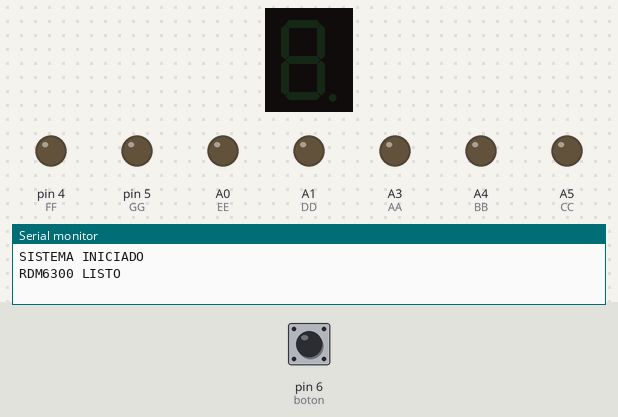
This sketch was run on a simulated Arduino Uno, built with avr-gcc and run on an emulated ATmega328P. Shown: 1-digit seven-segment display, output pins drawn as LEDs (lit = HIGH), the last lines printed to the serial monitor. Wiring (inferred from the names in the program): 1-digit 7-segment display, segments lit when HIGH: segments pin 13, pin 12, pin 11, pin 10, pin 9, pin 8, pin 7. The test bench sets the inputs (shaded band); at power-on: pin 6 (boton) HIGH. Random numbers use the default seed unless the sketch sets one; the segment pins are drawn as the display they are named for; pins used as bus, display or sensor lines are not drawn.

Above: at 1.2 s.
1.3 s: pin 6 (boton) pulled LOW for 0.15 s
At 2.0 s:
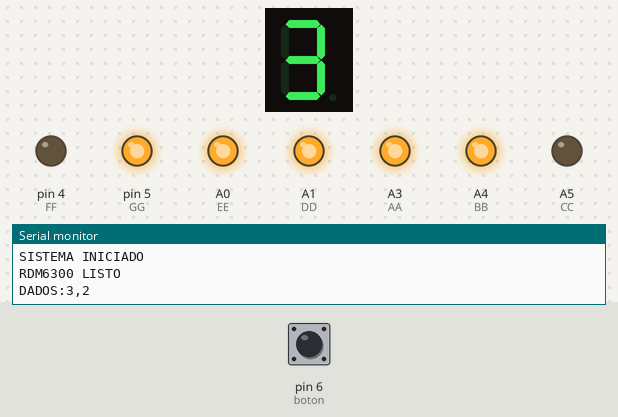
2.9 s: pin 6 (boton) pulled LOW for 1 s
At 3.2 s:
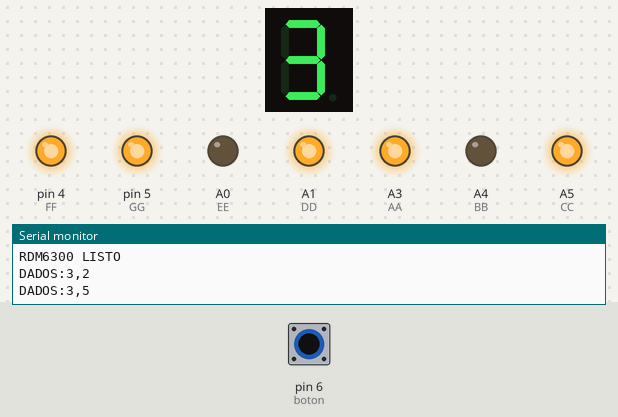
5.4 s: pin 6 (boton) pulled LOW for 0.15 s
At 6.3 s:
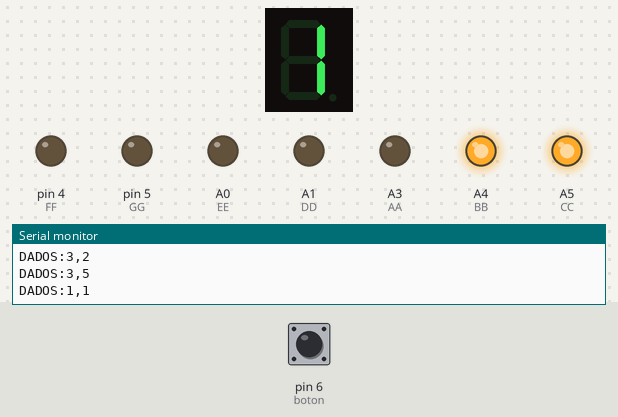
7.0 s: pin 6 (boton) pulled LOW for 3.2 s
At 7.5 s:
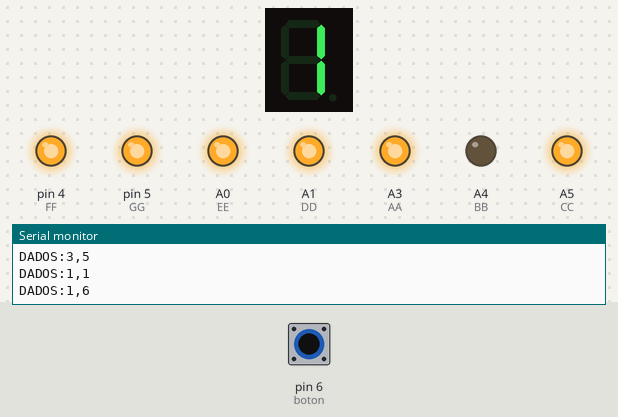
11.7 s: pin 6 (boton) pulled LOW for 0.15 s
At 12.3 s:
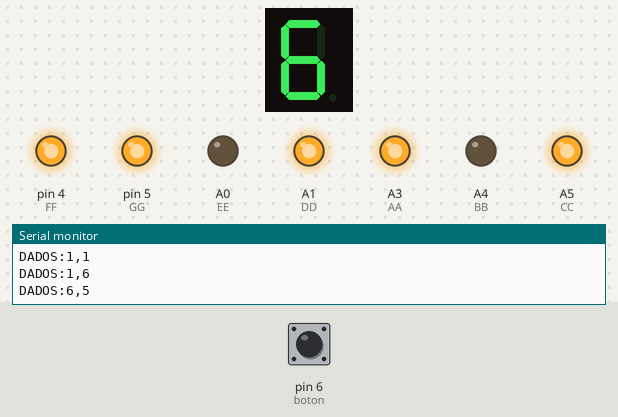
13.3 s: pin 6 (boton) pulled LOW for 1 s
At 14.7 s:
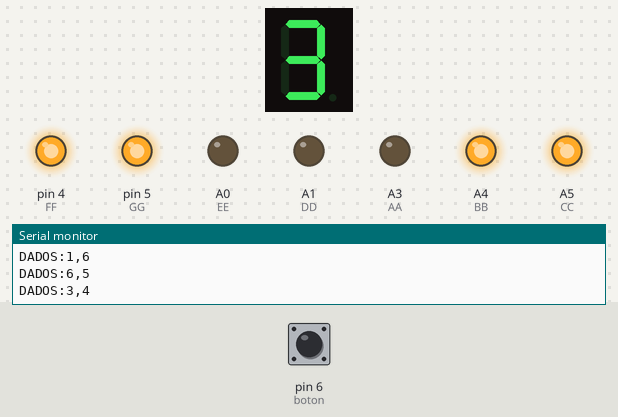
Timing chart, 0 to 16.3 s (numbered marks = the images above; inputs shaded):
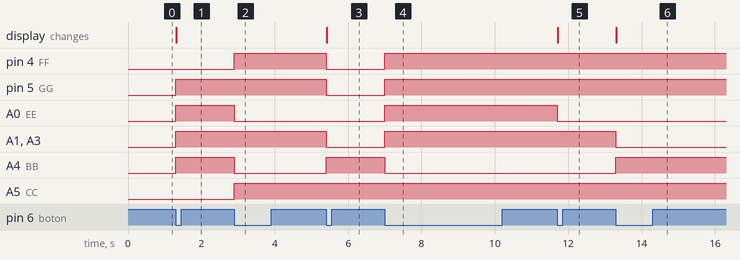

Measured:
- after the input at 1.3 s, pin 5 (GG), A0 (EE), A1 (DD), A3 (AA), A4 (BB): LOW → HIGH at once; the display: changes at once (image 1)
- after the input at 2.9 s, pin 4 (FF), A5 (CC): LOW → HIGH at once; A0 (EE), A4 (BB): HIGH → LOW at once
- after the input at 5.4 s, pin 4 (FF), pin 5 (GG), A1 (DD), A3 (AA): HIGH → LOW at once; A4 (BB): LOW → HIGH at once; the display: changes at once (image 3)
- after the input at 7.0 s, pin 4 (FF), pin 5 (GG), A0 (EE), A1 (DD), A3 (AA): LOW → HIGH at once; A4 (BB): HIGH → LOW at once
- after the input at 11.7 s, A0 (EE): HIGH → LOW at once; the display: changes at once (image 5)
- after the input at 13.3 s, A1 (DD), A3 (AA): HIGH → LOW at once; A4 (BB): LOW → HIGH at once; the display: changes at once (image 6)

The sketch:

infoTarjeta.ino
```cpp
#include <SoftwareSerial.h>

// =========================
// DISPLAY 1
// =========================
int A = 13;
int B = 12;
int C = 11;
int D = 10;
int E = 9;
int F = 8;
int G = 7;

// =========================
// DISPLAY 2
// =========================
int AA = A3;
int BB = A4;
int CC = A5;
int DD = A1;
int EE = A0;
int FF = 4;
int GG = 5;

// =========================
// BOTÓN
// =========================
int boton = 6;

// =========================
// RFID
// TX del RDM6300 -> D2
// =========================
SoftwareSerial RFID(2, 3);

byte buffer[14];
int posicion = 0;

String ultimoID = "";
unsigned long ultimaTarjeta = 0;

// =========================
// SETUP
// =========================
void setup() {

  // Display 1
  pinMode(A, OUTPUT);
  pinMode(B, OUTPUT);
  pinMode(C, OUTPUT);
  pinMode(D, OUTPUT);
  pinMode(E, OUTPUT);
  pinMode(F, OUTPUT);
  pinMode(G, OUTPUT);

  // Display 2
  pinMode(AA, OUTPUT);
  pinMode(BB, OUTPUT);
  pinMode(CC, OUTPUT);
  pinMode(DD, OUTPUT);
  pinMode(EE, OUTPUT);
  pinMode(FF, OUTPUT);
  pinMode(GG, OUTPUT);

  // Botón
  pinMode(boton, INPUT_PULLUP);

  // Semilla aleatoria
  randomSeed(analogRead(A2));

  // Comunicación con PC
  Serial.begin(9600);

  // Comunicación con RFID
  RFID.begin(9600);

  Serial.println("SISTEMA INICIADO");
  Serial.println("RDM6300 LISTO");
}

// =========================
// MOSTRAR NÚMERO DISPLAY 1
// =========================
void mostrarNumero(int numero) {

  int numeros[6][7] = {

    // 1
    {0,1,1,0,0,0,0},

    // 2
    {1,1,0,1,1,0,1},

    // 3
    {1,1,1,1,0,0,1},

    // 4
    {0,1,1,0,0,1,1},

    // 5
    {1,0,1,1,0,1,1},

    // 6
    {1,0,1,1,1,1,1}
  };

  digitalWrite(A, numeros[numero - 1][0]);
  digitalWrite(B, numeros[numero - 1][1]);
  digitalWrite(C, numeros[numero - 1][2]);
  digitalWrite(D, numeros[numero - 1][3]);
  digitalWrite(E, numeros[numero - 1][4]);
  digitalWrite(F, numeros[numero - 1][5]);
  digitalWrite(G, numeros[numero - 1][6]);
}

// =========================
// MOSTRAR NÚMERO DISPLAY 2
// =========================
void mostrarNumero2(int numero) {

  int numeros[6][7] = {

    // 1
    {0,1,1,0,0,0,0},

    // 2
    {1,1,0,1,1,0,1},

    // 3
    {1,1,1,1,0,0,1},

    // 4
    {0,1,1,0,0,1,1},

    // 5
    {1,0,1,1,0,1,1},

    // 6
    {1,0,1,1,1,1,1}
  };

  digitalWrite(AA, numeros[numero - 1][0]);
  digitalWrite(BB, numeros[numero - 1][1]);
  digitalWrite(CC, numeros[numero - 1][2]);
  digitalWrite(DD, numeros[numero - 1][3]);
  digitalWrite(EE, numeros[numero - 1][4]);
  digitalWrite(FF, numeros[numero - 1][5]);
  digitalWrite(GG, numeros[numero - 1][6]);
}

// =========================
// LEER RFID
// =========================
void leerRFID() {

  while (RFID.available()) {

    byte dato = RFID.read();

    // Inicio de trama
    if (dato == 0x02) {

      posicion = 0;
      buffer[posicion++] = dato;
    }

    // Estamos leyendo una tarjeta
    else if (posicion > 0 && posicion < 14) {

      buffer[posicion++] = dato;

      // Fin de trama
      if (dato == 0x03) {

        String id = "";

        // Los 10 caracteres del ID
        for (int i = 1; i <= 10; i++) {

          id += (char)buffer[i];
        }

        // Evitar enviar la misma tarjeta demasiadas veces
        if (id != ultimoID || millis() - ultimaTarjeta > 1500) {

          Serial.print("RFID:");
          Serial.println(id);

          ultimoID = id;
          ultimaTarjeta = millis();
        }

        posicion = 0;
      }
    }
  }
}

// =========================
// LANZAR DADOS
// =========================
void lanzarDados() {

  int dado1 = random(1, 7);
  int dado2 = random(1, 7);

  mostrarNumero(dado1);
  mostrarNumero2(dado2);

  // Enviar a C#
  Serial.print("DADOS:");
  Serial.print(dado1);
  Serial.print(",");
  Serial.println(dado2);
}

// =========================
// LOOP
// =========================
void loop() {

  // Leer RFID constantemente
  leerRFID();

  // Botón
  if (digitalRead(boton) == LOW) {

    lanzarDados();

    // Esperar a que se suelte el botón
    while (digitalRead(boton) == LOW) {
    }

    delay(200);
  }
}
```
